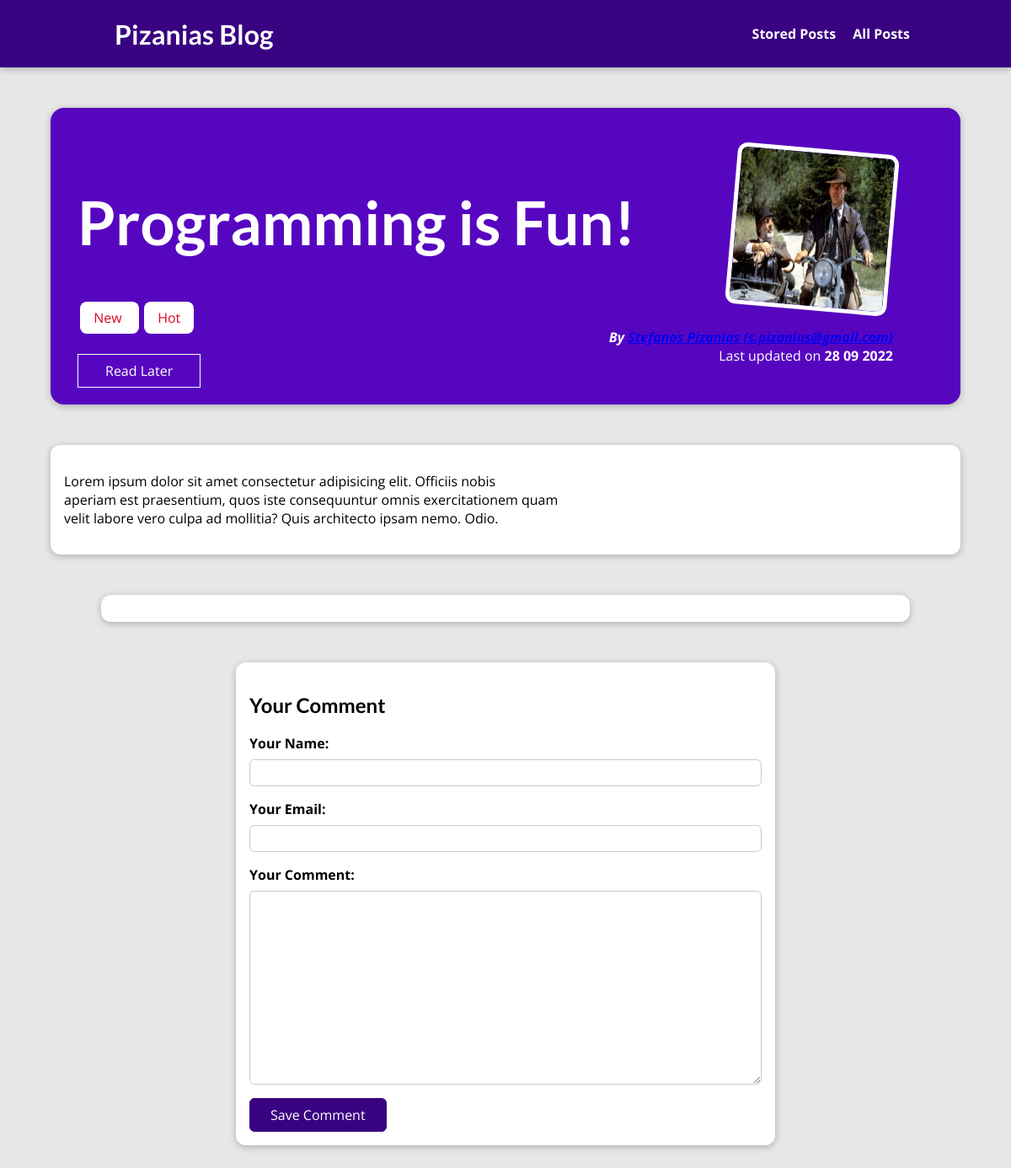
Before: /posts/programming-is-fun with the older database file.
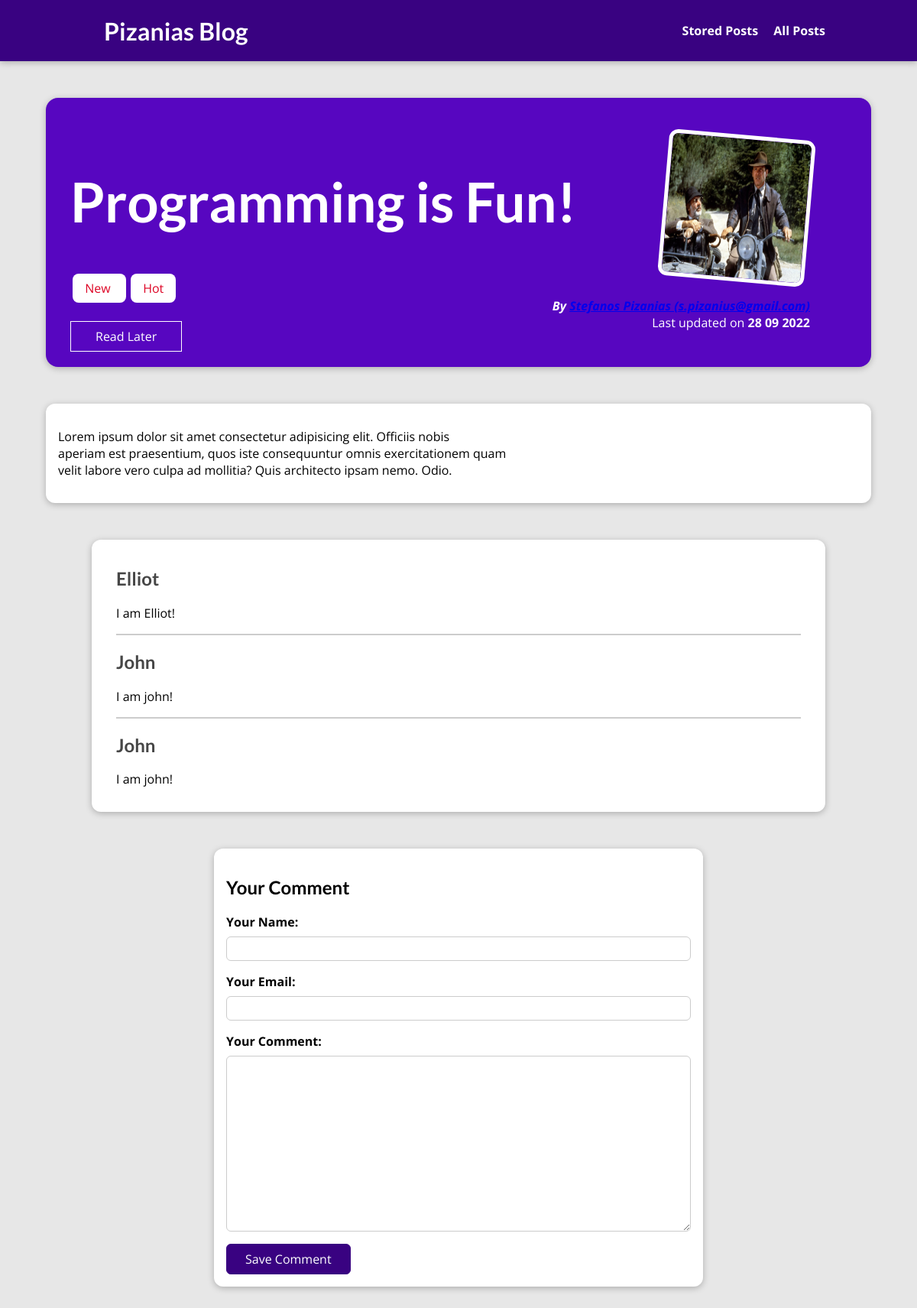
After: the same page with the newer database file.
### blog/models.py (models this page shows, shortened)
class Tag(models.Model):
    caption = models.CharField(max_length=20)

class Comment(models.Model):
    user_name = models.CharField(max_length=100)
    user_email = models.EmailField()
    text = models.TextField(max_length=400)
    post = models.ForeignKey(Post, on_delete=models.CASCADE, related_name="comments")

### blog/views.py (the view, shortened to what this page needs)
# urls.py: path("posts/<slug:slug>", views.SinglePostView.as_view(), name="post-detail-page"),
class SinglePostView(View):
    def is_stored_post(self, request, post_id):
        stored_posts = request.session.get("stored_posts")
        if stored_posts is not None:
            is_saved_for_later = post_id in stored_posts
        else:
            is_saved_for_later = False
        return is_saved_for_later
    def get(self, request, slug):
        post = Post.objects.get(slug=slug)
        context = {
            "post": post,
            "post_tags": post.tags.all(),
            "comment_form": CommentForm(),
            "comments": post.comments.all().order_by("-id"),
            "saved_for_later": self.is_stored_post(request, post.id)
        }
        return render(request, "blog/post-detail.html", context)

### blog/forms.py
class CommentForm(forms.ModelForm):
    class Meta:
        model = Comment
        exclude = ["post"]
        labels = {
            "user_name": "Your Name",
            "user_email": "Your Email",
            "text": "Your Comment"
        }

### blog/models.py (called while the page is built)
    def full_name(self):
        return f"{self.first_name} {self.last_name}"

    def __str__(self):
        return f"{self.full_name()} ({self.email_address})"

### blog/templates/blog/post-detail.html (shortened to what this page needs)
{% extends "base.html" %}
{% load static %}
{% block css_files %}
    <link rel="stylesheet" href="{% static "blog/post-detail.css" %}"/>
{% endblock %}
{% block content %}
    <section id="summary">
        <h2>{{ post.title }}</h2>
        <div>
            {% for tag in post_tags %}
                <span class="tag"> {{ tag.caption }} </span>
            {% endfor %}
        </div>
        <div id="read-later">
            <form action="{% url "read-later" %}" method="post">
                <button>
                    {% if saved_for_later %}
                        Remove from "Read Later" List
                    {% else %}
                        Read Later
                    {% endif %}
                </button>
            </form>
        </div>
        <article>
            <img src="{{ post.image.url }}" alt="{{ post.title}}"/>
            <address>By <a href="mailto:{{ post.author.email_address }}"> {{ post.author}}</a></address>
            <div>
                Last updated on <time>{{ post.date|date:"d m Y" }}</time>
            </div>
        </article>
    </section>
    <main>
        {{ post.content|linebreaks }}
    </main>
    <section id="comments">
        <ul>
            {% for comment in comments %}
                <li>
                    <h2>{{ comment.user_name }}</h2>
                    <p>{{ comment.text|linebreaks }}</p>
                </li>
            {% endfor %}
        </ul>
    </section>
    <section id="comment-form">
        <h2>Your Comment</h2>
        <form action="{% url "post-detail-page" post.slug %}" method="post">
            {% for form_field in comment_form %}
                <div class="form-control {% if form_field.errors %} invalid {% endif %}">
                    {{ form_field.label_tag }}
                    {{ form_field }}
                </div>
            {% endfor %}
            <button>Save Comment</button>
        </form>
    </section>
{% endblock %}

Changed rows visible on the page:
added Comment: user_name "Elliot", text "I am Elliot!"
added Comment: user_name "John", text "I am john!"
added Comment: user_name "John", text "I am john!"
